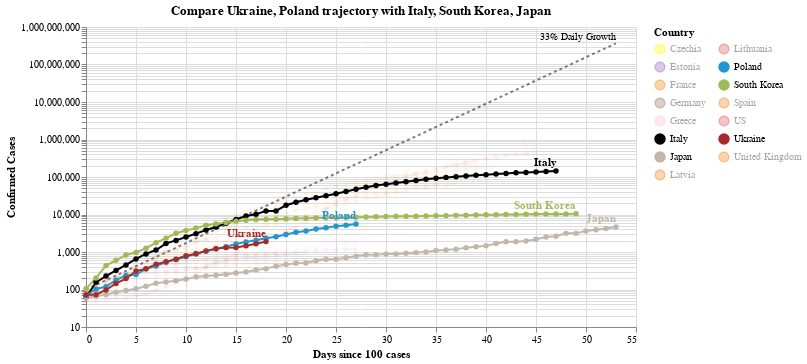

The notebook cell saved with this chart:
### Code cell
#hide_input
chart2 = make_since_chart(['Ukraine', 'Poland'])
chart2

### Figure 1 — Vega-Lite specification as saved in the notebook (floating-point values rounded to 4 significant figures; data arrays with more than 128 entries replaced by an {"elided": "..."} marker saying what was removed)
{"config": {"view": {"continuousWidth": 400, "continuousHeight": 300}}, "layer": [{"mark": {"type": "line", "color": "black", "opacity": 0.5, "strokeDash": [3, 3]}, "encoding": {"x": {"type": "quantitative", "field": "Days since 100 cases"}, "y": {"type": "quantitative", "field": "Confirmed Cases"}}}, {"mark": {"type": "text", "align": "right", "dy": -6, "fontSize": 10, "text": "33% Daily Growth"}, "encoding": {"x": {"type": "quantitative", "field": "Days since 100 cases"}, "y": {"type": "quantitative", "field": "Confirmed Cases"}}, "transform": [{"filter": "(datum['Days since 100 cases'] >= 53)"}]}, {"data": {"name": "data-b621e88c23d22ab139921085dd7cfa2c"}, "mark": {"type": "line", "point": true}, "encoding": {"color": {"type": "nominal", "field": "Country", "legend": {"columns": 2}, "scale": {"domain": ["Czechia", "Estonia", "France", "Germany", "Greece", "Italy", "Japan", "Latvia", "Lithuania", "Poland", "South Korea", "Spain", "US", "Ukraine", "United Kingdom"], "range": ["yellow", "#9467bd", "#F58518", "#9D755D", "pink", "black", "#C1B7AD", "#F58518", "#E45756", "#2495D3", "#A1BA59", "#F58518", "#E45756", "brown", "#F58518"]}}, "opacity": {"condition": {"value": 1, "selection": "selector003"}, "value": 0.05}, "tooltip": [{"type": "nominal", "field": "Country"}, {"type": "temporal", "field": "Date"}, {"type": "quantitative", "field": "Confirmed Cases"}, {"type": "quantitative", "field": "Days since 100 cases"}], "x": {"type": "quantitative", "field": "Days since 100 cases"}, "y": {"type": "quantitative", "field": "Confirmed Cases", "scale": {"type": "log"}}}, "selection": {"selector003": {"type": "multi", "fields": ["Country"], "bind": "legend", "init": [{"Country": "Ukraine"}, {"Country": "Poland"}, {"Country": "Italy"}, {"Country": "South Korea"}, {"Country": "Japan"}]}}, "width": 550}, {"data": {"name": "data-b621e88c23d22ab139921085dd7cfa2c"}, "mark": {"type": "text", "align": "right", "dy": -8, "fontWeight": "bold"}, "encoding": {"color": {"type": "nominal", "field": "Country", "legend": {"columns": 2}, "scale": {"domain": ["Czechia", "Estonia", "France", "Germany", "Greece", "Italy", "Japan", "Latvia", "Lithuania", "Poland", "South Korea", "Spain", "US", "Ukraine", "United Kingdom"], "range": ["yellow", "#9467bd", "#F58518", "#9D755D", "pink", "black", "#C1B7AD", "#F58518", "#E45756", "#2495D3", "#A1BA59", "#F58518", "#E45756", "brown", "#F58518"]}}, "opacity": {"condition": {"value": 1, "selection": "selector003"}, "value": 0.05}, "text": {"type": "nominal", "field": "Country"}, "tooltip": [{"type": "nominal", "field": "Country"}, {"type": "temporal", "field": "Date"}, {"type": "quantitative", "field": "Confirmed Cases"}, {"type": "quantitative", "field": "Days since 100 cases"}], "x": {"type": "quantitative", "field": "Days since 100 cases"}, "y": {"type": "quantitative", "field": "Confirmed Cases", "scale": {"type": "log"}}}, "transform": [{"filter": "(datum['Date'] >= 1586390400000)"}], "width": 550}], "data": {"name": "data-78fc9183d245c95fca5e77cc7ffddc0e"}, "title": "Compare Ukraine, Poland trajectory with Italy, South Korea, Japan", "$schema": "https://vega.github.io/schema/vega-lite/v4.0.2.json", "datasets": {"data-78fc9183d245c95fca5e77cc7ffddc0e": [{"Days since 100 cases": 0, "Confirmed Cases": 100.0}, {"Days since 100 cases": 1, "Confirmed Cases": 133.0}, {"Days since 100 cases": 2, "Confirmed Cases": 176.9}, {"Days since 100 cases": 3, "Confirmed Cases": 235.3}, {"Days since 100 cases": 4, "Confirmed Cases": 312.9}, {"Days since 100 cases": 5, "Confirmed Cases": 416.2}, {"Days since 100 cases": 6, "Confirmed Cases": 553.5}, {"Days since 100 cases": 7, "Confirmed Cases": 736.1}, {"Days since 100 cases": 8, "Confirmed Cases": 979.1}, {"Days since 100 cases": 9, "Confirmed Cases": 1302.0}, {"Days since 100 cases": 10, "Confirmed Cases": 1732.0}, {"Days since 100 cases": 11, "Confirmed Cases": 2303.0}, {"Days since 100 cases": 12, "Confirmed Cases": 3064.0}, {"Days since 100 cases": 13, "Confirmed Cases": 4074.0}, {"Days since 100 cases": 14, "Confirmed Cases": 5419.0}, {"Days since 100 cases": 15, "Confirmed Cases": 7207.0}, {"Days since 100 cases": 16, "Confirmed Cases": 9586.0}, {"Days since 100 cases": 17, "Confirmed Cases": 12750.0}, {"Days since 100 cases": 18, "Confirmed Cases": 16960.0}, {"Days since 100 cases": 19, "Confirmed Cases": 22550.0}, {"Days since 100 cases": 20, "Confirmed Cases": 29990.0}, {"Days since 100 cases": 21, "Confirmed Cases": 39890.0}, {"Days since 100 cases": 22, "Confirmed Cases": 53060.0}, {"Days since 100 cases": 23, "Confirmed Cases": 70560.0}, {"Days since 100 cases": 24, "Confirmed Cases": 93850.0}, {"Days since 100 cases": 25, "Confirmed Cases": 124800.0}, {"Days since 100 cases": 26, "Confirmed Cases": 166000.0}, {"Days since 100 cases": 27, "Confirmed Cases": 220800.0}, {"Days since 100 cases": 28, "Confirmed Cases": 293700.0}, {"Days since 100 cases": 29, "Confirmed Cases": 390600.0}, {"Days since 100 cases": 30, "Confirmed Cases": 519500.0}, {"Days since 100 cases": 31, "Confirmed Cases": 690900.0}, {"Days since 100 cases": 32, "Confirmed Cases": 918900.0}, {"Days since 100 cases": 33, "Confirmed Cases": 1222000.0}, {"Days since 100 cases": 34, "Confirmed Cases": 1625000.0}, {"Days since 100 cases": 35, "Confirmed Cases": 2162000.0}, {"Days since 100 cases": 36, "Confirmed Cases": 2875000.0}, {"Days since 100 cases": 37, "Confirmed Cases": 3824000.0}, {"Days since 100 cases": 38, "Confirmed Cases": 5086000.0}, {"Days since 100 cases": 39, "Confirmed Cases": 6764000.0}, {"Days since 100 cases": 40, "Confirmed Cases": 8996000.0}, {"Days since 100 cases": 41, "Confirmed Cases": 11970000.0}, {"Days since 100 cases": 42, "Confirmed Cases": 15910000.0}, {"Days since 100 cases": 43, "Confirmed Cases": 21170000.0}, {"Days since 100 cases": 44, "Confirmed Cases": 28150000.0}, {"Days since 100 cases": 45, "Confirmed Cases": 37440000.0}, {"Days since 100 cases": 46, "Confirmed Cases": 49790000.0}, {"Days since 100 cases": 47, "Confirmed Cases": 66230000.0}, {"Days since 100 cases": 48, "Confirmed Cases": 88080000.0}, {"Days since 100 cases": 49, "Confirmed Cases": 117100000.0}, {"Days since 100 cases": 50, "Confirmed Cases": 155800000.0}, {"Days since 100 cases": 51, "Confirmed Cases": 207200000.0}, {"Days since 100 cases": 52, "Confirmed Cases": 275600000.0}, {"Days since 100 cases": 53, "Confirmed Cases": 366600000.0}], "data-b621e88c23d22ab139921085dd7cfa2c": {"elided": "540 records"}}}
